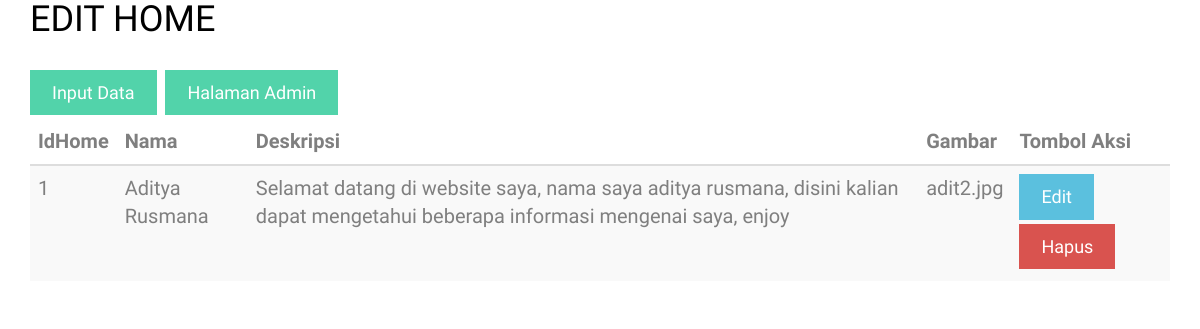
/list_home.php, run on the app's committed database.
### tables this page shows
CREATE TABLE `home` (
  `id_home` int(11) NOT NULL,
  `nama` varchar(20) NOT NULL,
  `deskripsi` varchar(200) NOT NULL,
  `gambar` longblob NOT NULL
);

### list_home.php (the view, shortened to what this page needs)
<!DOCTYPE html>
 <html class="no-js">
	<head>
	<link rel="stylesheet" href="css/animate.css">
	<link rel="stylesheet" href="css/magnific-popup.css">
	<link rel="stylesheet" href="css/bootstrap.css">
	<link rel="stylesheet" href="css/icomoon.css">
	<link rel="stylesheet" href="css/style.css">
	</head>
	<body>
    <?php
      include_once "koneksi.php";
    ?>
<div class="container">
      <div class="row">
        <div class="col-md-12">
        <h1>EDIT HOME</h1>
        </div>
      </div>
      <div class="row mb-3 mt-3">
        <div class="col-md-12">
        <a href="inputhome.php" class="btn btn-primary">Input Data</a>
        <a href="admin.php" class="btn btn-primary">Halaman Admin</a>
        </div>
      </div>
      <div class="row">
        <div class="col-md-12">
        <table id="listtable" class="table table-striped">
          <thead>
            <tr>
              <th>IdHome</th>
              <th>Nama</th>
              <th>Deskripsi</th>
              <th>Gambar</th>
              <th>Tombol Aksi</th>
            </tr>
          </thead>
          <tbody>
    <?php
    $strSQL = "SELECT * FROM home";
    $runStrSQL = mysqli_query($conn,$strSQL);
    $jmlRowData = mysqli_num_rows($runStrSQL);
    if ($jmlRowData < 0) {
      echo "<tr><td colspan='4'>Data Tidak Terdapat Dalam Database</td></tr>";
    }
    else {
      while($row = mysqli_fetch_assoc($runStrSQL)) {
    ?>
            <tr>
              <td><?php echo $row["id_home"] ?></td>
              <td><?php echo $row["nama"] ?></td>
              <td><?php echo $row["deskripsi"] ?></td>
              <td><?php echo $row["gambar"] ?></td>
              <td>
                <a href="edit_home.php?id_home=<?php echo $row["id_home"] ?>" class="btn btn-info"><i class="fa fa-pen"></i>Edit</a>
                <a href="delete_home.php?id_home=<?php echo $row["id_home"]?>" class="btn btn-danger"><i class="fa fa-trash"></i>Hapus</a>
              </td>
            </tr>
    <?php
      }
    }
    ?>
          </tbody>
        </table>
        </div>
      </div>
    </div>
	</body>
</html>

### css/style.css (style rules this page uses)
body { font-family: "Work Sans", Arial, sans-serif; font-weight: 300; font-size: 20px; line-height: 1.7; color: #777777; color: #7f7f7f; background: #fff; height: 100%; position: relative; }
a { color: #52d3aa; -webkit-transition: 0.5s; -o-transition: 0.5s; transition: 0.5s; }
h1, h2, h3, h4, h5, h6 { color: #000; font-family: "Work Sans", Arial, sans-serif; font-weight: 300; margin: 0 0 30px 0; }
.btn { margin-right: 4px; margin-bottom: 4px; font-family: "Work Sans", Arial, sans-serif; font-size: 18px; font-weight: 400; -webkit-border-radius: 0px; -moz-border-radius: 0px; -ms-border-radius: 0px; border-radius: 0px; -webkit-transition: 0.5s; -o-transition: 0.5s; transition: 0.5s; padding: 8px 20px !important; }
.btn-primary { background: #52d3aa; color: #fff; border: 2px solid #52d3aa; }
.btn-info { background: #5bc0de; color: #fff; border: 2px solid #5bc0de; }
.btn-danger { background: #d9534f; color: #fff; border: 2px solid #d9534f; }

### data on the page
home: id_home "1", nama "Aditya Rusmana", deskripsi "Selamat datang di website saya, nama saya aditya rusmana, disini kalian dapat mengetahui beberapa informasi mengenai saya, enjoy", gambar "adit2.jpg"
